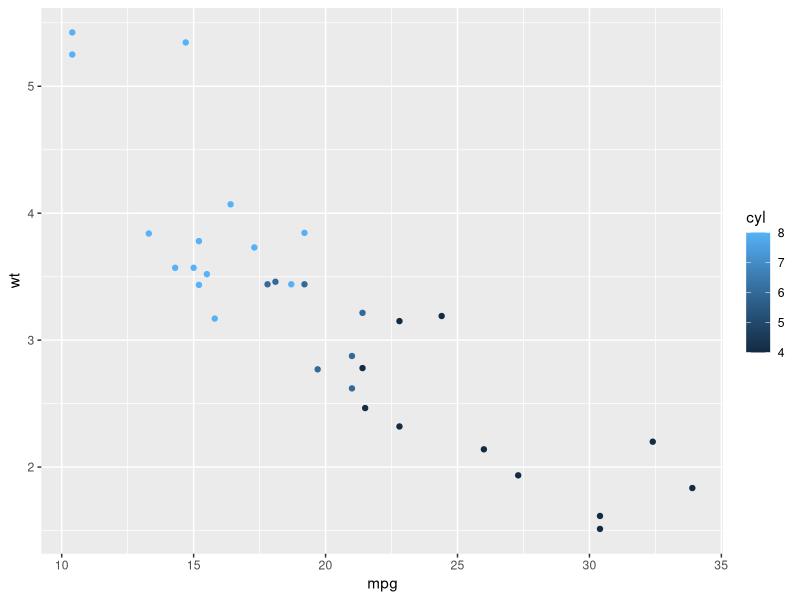
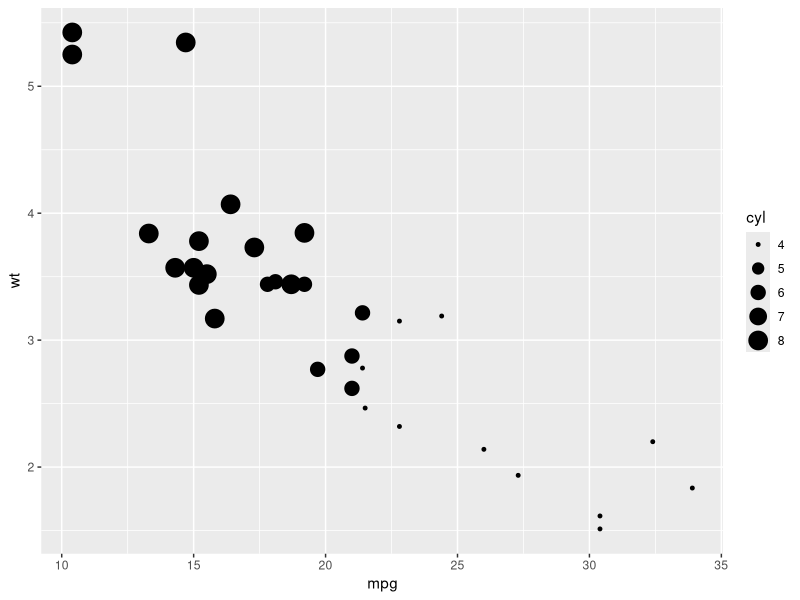

Recreate these plots in R, in order.
## ---- chunk 1
library(ggplot2)
qplot(mpg, wt, data=mtcars, colour=cyl)
qplot(mpg, wt, data=mtcars, size=cyl)
